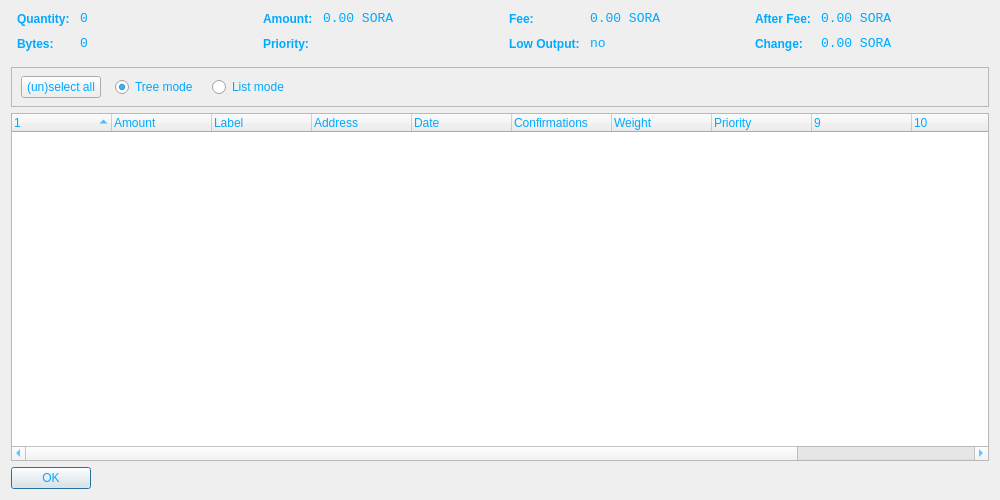
<?xml version="1.0" encoding="UTF-8"?>
<ui version="4.0">
 <class>CoinControlDialog</class>
 <widget class="QWidget" name="CoinControlDialog">
  <property name="geometry">
   <rect>
    <x>0</x>
    <y>0</y>
    <width>1000</width>
    <height>500</height>
   </rect>
  </property>
  <property name="windowTitle">
   <string>Coin Control</string>
  </property>
  <property name="styleSheet">
   <string notr="true">background-image: url(:/images/bkg2);
color: rgb(0, 170, 255);</string>
  </property>
  <layout class="QVBoxLayout" name="verticalLayout">
   <item>
    <layout class="QHBoxLayout" name="horizontalLayoutTop" stretch="0,0,0,0">
     <property name="topMargin">
      <number>0</number>
     </property>
     <property name="bottomMargin">
      <number>10</number>
     </property>
     <item>
      <layout class="QFormLayout" name="formLayoutCoinControl1">
       <property name="horizontalSpacing">
        <number>10</number>
       </property>
       <property name="verticalSpacing">
        <number>10</number>
       </property>
       <property name="leftMargin">
        <number>6</number>
       </property>
       <property name="rightMargin">
        <number>6</number>
       </property>
       <item row="0" column="0">
        <widget class="QLabel" name="labelCoinControlQuantityText">
         <property name="styleSheet">
          <string notr="true">font-weight:bold;</string>
         </property>
         <property name="text">
          <string>Quantity:</string>
         </property>
        </widget>
       </item>
       <item row="0" column="1">
        <widget class="QLabel" name="labelCoinControlQuantity">
         <property name="font">
          <font>
           <family>Monospace</family>
           <pointsize>10</pointsize>
          </font>
         </property>
         <property name="cursor">
          <cursorShape>IBeamCursor</cursorShape>
         </property>
         <property name="contextMenuPolicy">
          <enum>Qt::ActionsContextMenu</enum>
         </property>
         <property name="text">
          <string notr="true">0</string>
         </property>
         <property name="textInteractionFlags">
          <set>Qt::LinksAccessibleByMouse|Qt::TextSelectableByKeyboard|Qt::TextSelectableByMouse</set>
         </property>
        </widget>
       </item>
       <item row="1" column="0">
        <widget class="QLabel" name="labelCoinControlBytesText">
         <property name="styleSheet">
          <string notr="true">font-weight:bold;</string>
         </property>
         <property name="text">
          <string>Bytes:</string>
         </property>
        </widget>
       </item>
       <item row="1" column="1">
        <widget class="QLabel" name="labelCoinControlBytes">
         <property name="font">
          <font>
           <family>Monospace</family>
           <pointsize>10</pointsize>
          </font>
         </property>
         <property name="cursor">
          <cursorShape>IBeamCursor</cursorShape>
         </property>
         <property name="contextMenuPolicy">
          <enum>Qt::ActionsContextMenu</enum>
         </property>
         <property name="text">
          <string notr="true">0</string>
         </property>
         <property name="textInteractionFlags">
          <set>Qt::LinksAccessibleByMouse|Qt::TextSelectableByKeyboard|Qt::TextSelectableByMouse</set>
         </property>
        </widget>
       </item>
      </layout>
     </item>
     <item>
      <layout class="QFormLayout" name="formLayoutCoinControl2">
       <property name="horizontalSpacing">
        <number>10</number>
       </property>
       <property name="verticalSpacing">
        <number>10</number>
       </property>
       <property name="leftMargin">
        <number>6</number>
       </property>
       <property name="rightMargin">
        <number>6</number>
       </property>
       <item row="0" column="0">
        <widget class="QLabel" name="labelCoinControlAmountText">
         <property name="styleSheet">
          <string notr="true">font-weight:bold;</string>
         </property>
         <property name="text">
          <string>Amount:</string>
         </property>
        </widget>
       </item>
       <item row="0" column="1">
        <widget class="QLabel" name="labelCoinControlAmount">
         <property name="font">
          <font>
           <family>Monospace</family>
           <pointsize>10</pointsize>
          </font>
         </property>
         <property name="cursor">
          <cursorShape>IBeamCursor</cursorShape>
         </property>
         <property name="contextMenuPolicy">
          <enum>Qt::ActionsContextMenu</enum>
         </property>
         <property name="text">
          <string notr="true">0.00 SORA</string>
         </property>
         <property name="textInteractionFlags">
          <set>Qt::LinksAccessibleByMouse|Qt::TextSelectableByKeyboard|Qt::TextSelectableByMouse</set>
         </property>
        </widget>
       </item>
       <item row="1" column="0">
        <widget class="QLabel" name="labelCoinControlPriorityText">
         <property name="styleSheet">
          <string notr="true">font-weight:bold;</string>
         </property>
         <property name="text">
          <string>Priority:</string>
         </property>
        </widget>
       </item>
       <item row="1" column="1">
        <widget class="QLabel" name="labelCoinControlPriority">
         <property name="font">
          <font>
           <family>Monospace</family>
           <pointsize>10</pointsize>
          </font>
         </property>
         <property name="cursor">
          <cursorShape>IBeamCursor</cursorShape>
         </property>
         <property name="contextMenuPolicy">
          <enum>Qt::ActionsContextMenu</enum>
         </property>
         <property name="text">
          <string/>
         </property>
         <property name="textInteractionFlags">
          <set>Qt::LinksAccessibleByMouse|Qt::TextSelectableByKeyboard|Qt::TextSelectableByMouse</set>
         </property>
        </widget>
       </item>
      </layout>
     </item>
     <item>
      <layout class="QFormLayout" name="formLayoutCoinControl3">
       <property name="horizontalSpacing">
        <number>10</number>
       </property>
       <property name="verticalSpacing">
        <number>10</number>
       </property>
       <property name="leftMargin">
        <number>6</number>
       </property>
       <property name="rightMargin">
        <number>6</number>
       </property>
       <item row="0" column="0">
        <widget class="QLabel" name="labelCoinControlFeeText">
         <property name="styleSheet">
          <string notr="true">font-weight:bold;</string>
         </property>
         <property name="text">
          <string>Fee:</string>
         </property>
        </widget>
       </item>
       <item row="0" column="1">
        <widget class="QLabel" name="labelCoinControlFee">
         <property name="font">
          <font>
           <family>Monospace</family>
           <pointsize>10</pointsize>
          </font>
         </property>
         <property name="cursor">
          <cursorShape>IBeamCursor</cursorShape>
         </property>
         <property name="contextMenuPolicy">
          <enum>Qt::ActionsContextMenu</enum>
         </property>
         <property name="text">
          <string notr="true">0.00 SORA</string>
         </property>
         <property name="textInteractionFlags">
          <set>Qt::LinksAccessibleByMouse|Qt::TextSelectableByKeyboard|Qt::TextSelectableByMouse</set>
         </property>
        </widget>
       </item>
       <item row="1" column="0">
        <widget class="QLabel" name="labelCoinControlLowOutputText">
         <property name="enabled">
          <bool>false</bool>
         </property>
         <property name="styleSheet">
          <string notr="true">font-weight:bold;</string>
         </property>
         <property name="text">
          <string>Low Output:</string>
         </property>
        </widget>
       </item>
       <item row="1" column="1">
        <widget class="QLabel" name="labelCoinControlLowOutput">
         <property name="enabled">
          <bool>false</bool>
         </property>
         <property name="font">
          <font>
           <family>Monospace</family>
           <pointsize>10</pointsize>
          </font>
         </property>
         <property name="cursor">
          <cursorShape>IBeamCursor</cursorShape>
         </property>
         <property name="contextMenuPolicy">
          <enum>Qt::ActionsContextMenu</enum>
         </property>
         <property name="text">
          <string>no</string>
         </property>
         <property name="textInteractionFlags">
          <set>Qt::LinksAccessibleByMouse|Qt::TextSelectableByKeyboard|Qt::TextSelectableByMouse</set>
         </property>
        </widget>
       </item>
      </layout>
     </item>
     <item>
      <layout class="QFormLayout" name="formLayoutCoinControl4">
       <property name="horizontalSpacing">
        <number>10</number>
       </property>
       <property name="verticalSpacing">
        <number>10</number>
       </property>
       <property name="leftMargin">
        <number>6</number>
       </property>
       <property name="rightMargin">
        <number>6</number>
       </property>
       <item row="0" column="0">
        <widget class="QLabel" name="labelCoinControlAfterFeeText">
         <property name="styleSheet">
          <string notr="true">font-weight:bold;</string>
         </property>
         <property name="text">
          <string>After Fee:</string>
         </property>
        </widget>
       </item>
       <item row="0" column="1">
        <widget class="QLabel" name="labelCoinControlAfterFee">
         <property name="font">
          <font>
           <family>Monospace</family>
           <pointsize>10</pointsize>
          </font>
         </property>
         <property name="cursor">
          <cursorShape>IBeamCursor</cursorShape>
         </property>
         <property name="contextMenuPolicy">
          <enum>Qt::ActionsContextMenu</enum>
         </property>
         <property name="text">
          <string notr="true">0.00 SORA</string>
         </property>
         <property name="textInteractionFlags">
          <set>Qt::LinksAccessibleByMouse|Qt::TextSelectableByKeyboard|Qt::TextSelectableByMouse</set>
         </property>
        </widget>
       </item>
       <item row="1" column="0">
        <widget class="QLabel" name="labelCoinControlChangeText">
         <property name="enabled">
          <bool>false</bool>
         </property>
         <property name="styleSheet">
          <string notr="true">font-weight:bold;</string>
         </property>
         <property name="text">
          <string>Change:</string>
         </property>
        </widget>
       </item>
       <item row="1" column="1">
        <widget class="QLabel" name="labelCoinControlChange">
         <property name="enabled">
          <bool>false</bool>
         </property>
         <property name="font">
          <font>
           <family>Monospace</family>
           <pointsize>10</pointsize>
          </font>
         </property>
         <property name="cursor">
          <cursorShape>IBeamCursor</cursorShape>
         </property>
         <property name="contextMenuPolicy">
          <enum>Qt::ActionsContextMenu</enum>
         </property>
         <property name="text">
          <string notr="true">0.00 SORA</string>
         </property>
         <property name="textInteractionFlags">
          <set>Qt::LinksAccessibleByMouse|Qt::TextSelectableByKeyboard|Qt::TextSelectableByMouse</set>
         </property>
        </widget>
       </item>
      </layout>
     </item>
    </layout>
   </item>
   <item>
    <widget class="QFrame" name="frame">
     <property name="minimumSize">
      <size>
       <width>0</width>
       <height>40</height>
      </size>
     </property>
     <property name="frameShape">
      <enum>QFrame::StyledPanel</enum>
     </property>
     <property name="frameShadow">
      <enum>QFrame::Sunken</enum>
     </property>
     <widget class="QWidget" name="horizontalLayoutWidget">
      <property name="geometry">
       <rect>
        <x>10</x>
        <y>0</y>
        <width>781</width>
        <height>41</height>
       </rect>
      </property>
      <layout class="QHBoxLayout" name="horizontalLayoutPanel" stretch="0,0,0,0">
       <property name="spacing">
        <number>14</number>
       </property>
       <item>
        <widget class="QPushButton" name="pushButtonSelectAll">
         <property name="sizePolicy">
          <sizepolicy hsizetype="Maximum" vsizetype="Fixed">
           <horstretch>0</horstretch>
           <verstretch>0</verstretch>
          </sizepolicy>
         </property>
         <property name="text">
          <string>(un)select all</string>
         </property>
        </widget>
       </item>
       <item>
        <widget class="QRadioButton" name="radioTreeMode">
         <property name="sizePolicy">
          <sizepolicy hsizetype="Maximum" vsizetype="Fixed">
           <horstretch>0</horstretch>
           <verstretch>0</verstretch>
          </sizepolicy>
         </property>
         <property name="text">
          <string>Tree mode</string>
         </property>
         <property name="checked">
          <bool>true</bool>
         </property>
        </widget>
       </item>
       <item>
        <widget class="QRadioButton" name="radioListMode">
         <property name="sizePolicy">
          <sizepolicy hsizetype="Maximum" vsizetype="Fixed">
           <horstretch>0</horstretch>
           <verstretch>0</verstretch>
          </sizepolicy>
         </property>
         <property name="text">
          <string>List mode</string>
         </property>
        </widget>
       </item>
       <item>
        <spacer name="horizontalSpacer">
         <property name="orientation">
          <enum>Qt::Horizontal</enum>
         </property>
         <property name="sizeHint" stdset="0">
          <size>
           <width>40</width>
           <height>20</height>
          </size>
         </property>
        </spacer>
       </item>
      </layout>
     </widget>
    </widget>
   </item>
   <item>
    <widget class="CoinControlTreeWidget" name="treeWidget">
     <property name="contextMenuPolicy">
      <enum>Qt::CustomContextMenu</enum>
     </property>
     <property name="sortingEnabled">
      <bool>false</bool>
     </property>
     <property name="columnCount">
      <number>12</number>
     </property>
     <attribute name="headerShowSortIndicator" stdset="0">
      <bool>true</bool>
     </attribute>
     <attribute name="headerStretchLastSection">
      <bool>false</bool>
     </attribute>
     <column>
      <property name="text">
       <string/>
      </property>
     </column>
     <column>
      <property name="text">
       <string>Amount</string>
      </property>
     </column>
     <column>
      <property name="text">
       <string>Label</string>
      </property>
     </column>
     <column>
      <property name="text">
       <string>Address</string>
      </property>
     </column>
     <column>
      <property name="text">
       <string>Date</string>
      </property>
     </column>
     <column>
      <property name="text">
       <string>Confirmations</string>
      </property>
      <property name="toolTip">
       <string>Confirmed</string>
      </property>
     </column>
     <column>
      <property name="text">
       <string>Weight</string>
      </property>
     </column>
     <column>
      <property name="text">
       <string>Priority</string>
      </property>
     </column>
     <column>
      <property name="text">
       <string/>
      </property>
     </column>
     <column>
      <property name="text">
       <string/>
      </property>
     </column>
     <column>
      <property name="text">
       <string/>
      </property>
     </column>
     <column>
      <property name="text">
       <string/>
      </property>
     </column>
    </widget>
   </item>
   <item>
    <widget class="QDialogButtonBox" name="buttonBox">
     <property name="sizePolicy">
      <sizepolicy hsizetype="Maximum" vsizetype="Fixed">
       <horstretch>0</horstretch>
       <verstretch>0</verstretch>
      </sizepolicy>
     </property>
     <property name="orientation">
      <enum>Qt::Horizontal</enum>
     </property>
     <property name="standardButtons">
      <set>QDialogButtonBox::Ok</set>
     </property>
    </widget>
   </item>
  </layout>
 </widget>
 <customwidgets>
  <customwidget>
   <class>CoinControlTreeWidget</class>
   <extends>QTreeWidget</extends>
   <header>coincontroltreewidget.h</header>
  </customwidget>
 </customwidgets>
 <resources/>
 <connections/>
</ui>
